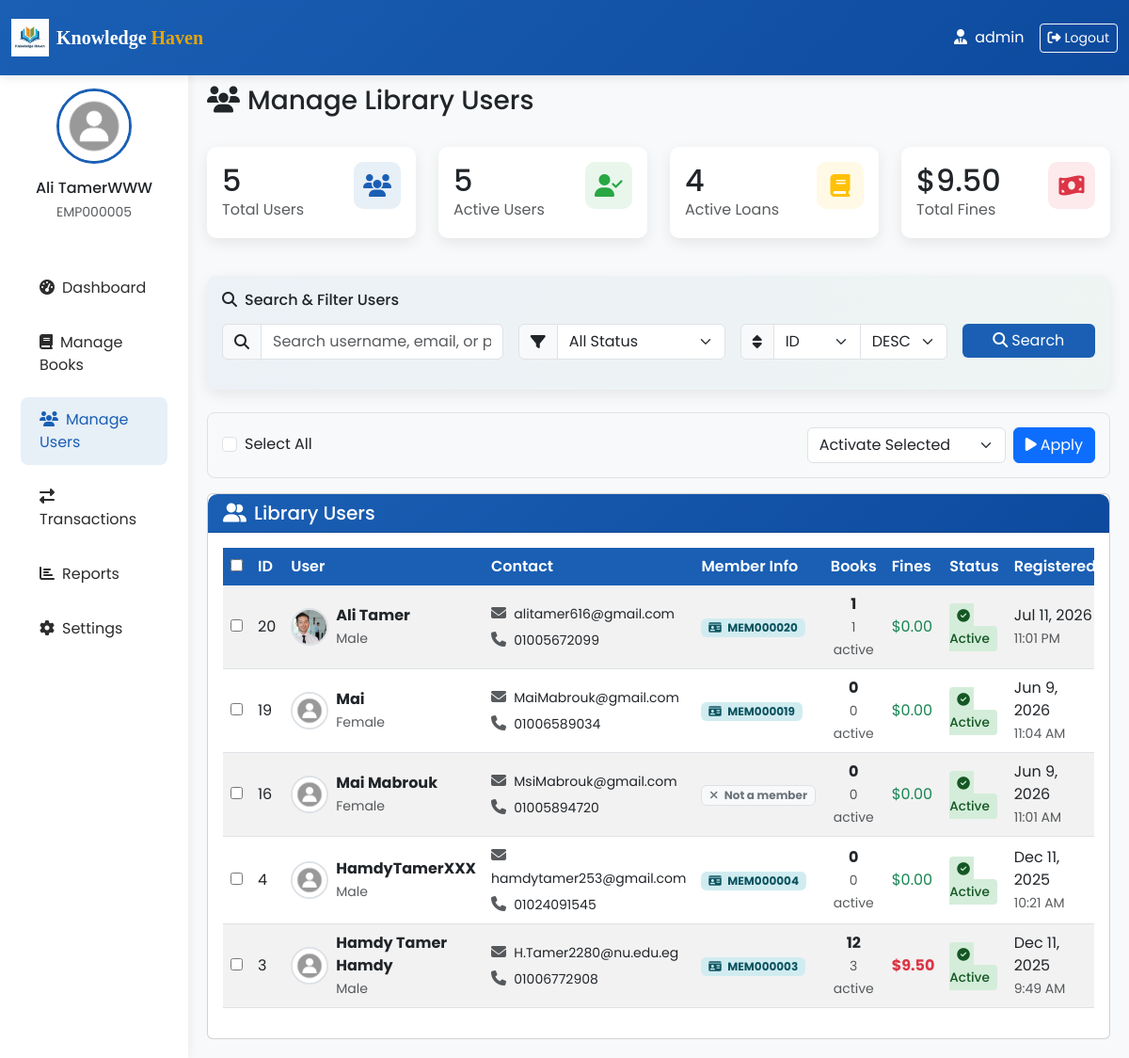
/admin/users/manage.php (signed in), run on the app's committed database.
### tables this page shows
CREATE TABLE `employees` (
  `employee_id` int(11) NOT NULL,
  `user_id` int(11) NOT NULL,
  `employee_code` varchar(20) NOT NULL,
  `position` enum('librarian','assistant_librarian','library_assistant','technician','manager','director','admin') NOT NULL,
  `hire_date` date NOT NULL,
  `salary` decimal(10,2) DEFAULT NULL,
  `employment_type` enum('full_time','part_time','contract') DEFAULT 'full_time',
  `is_currently_employed` tinyint(1) DEFAULT 1,
  `created_at` timestamp NOT NULL DEFAULT current_timestamp(),
  `updated_at` timestamp NOT NULL DEFAULT current_timestamp() ON UPDATE current_timestamp()
);

CREATE TABLE `users` (
  `user_id` int(11) NOT NULL,
  `username` varchar(50) NOT NULL,
  `email` varchar(100) NOT NULL,
  `password` varchar(255) NOT NULL,
  `gender` enum('Male','Female') DEFAULT NULL,
  `phone_number` varchar(15) DEFAULT NULL,
  `profile_image` varchar(255) DEFAULT 'images/user_image.jpg',
  `role` enum('user','employee') DEFAULT 'user',
  `registration_date` timestamp NOT NULL DEFAULT current_timestamp(),
  `is_active` tinyint(1) DEFAULT 1,
  `created_at` timestamp NOT NULL DEFAULT current_timestamp(),
  `updated_at` timestamp NOT NULL DEFAULT current_timestamp() ON UPDATE current_timestamp()
);

CREATE TABLE `members` (
  `member_id` int(11) NOT NULL,
  `user_id` int(11) NOT NULL,
  `member_code` varchar(20) NOT NULL,
  `total_books_borrowed` int(11) DEFAULT 0,
  `current_fines` decimal(10,2) DEFAULT 0.00,
  `created_at` timestamp NOT NULL DEFAULT current_timestamp(),
  `updated_at` timestamp NOT NULL DEFAULT current_timestamp() ON UPDATE current_timestamp()
);

### admin/users/manage.php (the view, shortened to what the rows shown need)
<?php
include "../../config.php";
$user_id = $_SESSION['user_id'];
$query = "SELECT u.*, e.* FROM users u
          JOIN employees e ON u.user_id = e.user_id
          WHERE u.user_id = ?";
$stmt = mysqli_prepare($conn, $query);
mysqli_stmt_bind_param($stmt, "i", $user_id);
mysqli_stmt_execute($stmt);
$result = mysqli_stmt_get_result($stmt);
$employee = mysqli_fetch_assoc($result);
$sort_by = isset($_GET['sort_by']) ? $_GET['sort_by'] : 'user_id';
$sort_order = isset($_GET['sort_order']) ? $_GET['sort_order'] : 'DESC';
$users_query = "SELECT u.*, m.member_id, m.member_code, m.total_books_borrowed, m.current_fines,
                (SELECT COUNT(*) FROM transactions t
                 JOIN members m2 ON t.member_id = m2.member_id
                 WHERE m2.user_id = u.user_id AND t.status = 'active') as active_loans
                FROM users u
                LEFT JOIN members m ON u.user_id = m.user_id
                WHERE role = 'user'";
$params = [];
$types = '';
$users_query .= " ORDER BY $sort_by $sort_order";
if (empty($params)) {
    $users_result = mysqli_query($conn, $users_query);
} else {
    $stmt = mysqli_prepare($conn, $users_query);
    mysqli_stmt_bind_param($stmt, $types, ...$params);
    mysqli_stmt_execute($stmt);
    $users_result = mysqli_stmt_get_result($stmt);
}
$total_users_query = "SELECT
    COUNT(*) as total_users,
    SUM(CASE WHEN is_active = 1 THEN 1 ELSE 0 END) as active_users,
    SUM(CASE WHEN is_active = 0 THEN 1 ELSE 0 END) as inactive_users,
    (SELECT COUNT(*) FROM transactions WHERE status = 'active') as total_active_loans,
    (SELECT SUM(current_fines) FROM members) as total_fines
    FROM users WHERE role = 'user'";
$total_stats_result = mysqli_query($conn, $total_users_query);
$total_stats = mysqli_fetch_assoc($total_stats_result);
?>
<!DOCTYPE html>
<html lang="en">
<head>
    <link href="https://cdn.jsdelivr.net/npm/bootstrap@5.3.0-alpha1/dist/css/bootstrap.min.css" rel="stylesheet">
    <link rel="stylesheet" href="https://cdnjs.cloudflare.com/ajax/libs/font-awesome/6.4.0/css/all.min.css">
</head>
<body>
    <nav class="navbar navbar-expand-lg navbar-dark navbar-custom fixed-top">
        <div class="container-fluid">
            <div class="collapse navbar-collapse" id="navbarNav">
                <div class="navbar-nav ms-auto align-items-center">
                    <span class="nav-item me-3 text-white d-none d-md-block">
                        <i class="fas fa-user-tie me-1"></i>
                        <?php echo htmlspecialchars($employee['position'] ?? 'Employee'); ?>
                    </span>
                    <a href="../../logout.php" class="btn btn-outline-light btn-sm">
                        <i class="fas fa-sign-out-alt me-1"></i>Logout
                    </a>
                </div>
            </div>
        </div>
    </nav>
    <div class="container-fluid" style="margin-top: 70px;">
        <div class="row">
            <div class="col-lg-2 col-md-3 sidebar">
                <div class="text-center py-4">
                    <img src="<?php echo htmlspecialchars($employee['profile_image'] ?? '../../assets/images/user_image.jpg'); ?>"
                         alt="Profile"
                         class="rounded-circle mb-3"
                         style="width: 80px; height: 80px; object-fit: cover; border: 3px solid var(--primary-color);"
                         onerror="this.src='../../assets/images/user_image.jpg'">
                    <h6 class="mb-1"><?php echo htmlspecialchars($employee['username'] ?? 'Employee'); ?></h6>
                    <p class="text-muted mb-3">
                        <small><?php echo htmlspecialchars($employee['employee_code'] ?? 'EMP000'); ?></small>
                    </p>
                </div>
            </div>
            <div class="col-lg-10 col-md-9 main-content">
                <div class="row mb-4">
                    <div class="col-xl-3 col-md-6 mb-3">
                        <div class="card stats-card">
                            <div class="card-body">
                                <div class="d-flex justify-content-between align-items-center">
                                    <div>
                                        <h2 class="mb-0"><?php echo number_format($total_stats['total_users']); ?></h2>
                                    </div>
                                </div>
                            </div>
                        </div>
                    </div>
                    <div class="col-xl-3 col-md-6 mb-3">
                        <div class="card stats-card">
                            <div class="card-body">
                                <div class="d-flex justify-content-between align-items-center">
                                    <div>
                                        <h2 class="mb-0"><?php echo number_format($total_stats['active_users']); ?></h2>
                                    </div>
                                </div>
                            </div>
                        </div>
                    </div>
                    <div class="col-xl-3 col-md-6 mb-3">
                        <div class="card stats-card">
                            <div class="card-body">
                                <div class="d-flex justify-content-between align-items-center">
                                    <div>
                                        <h2 class="mb-0"><?php echo number_format($total_stats['total_active_loans']); ?></h2>
                                    </div>
                                </div>
                            </div>
                        </div>
                    </div>
                    <div class="col-xl-3 col-md-6 mb-3">
                        <div class="card stats-card">
                            <div class="card-body">
                                <div class="d-flex justify-content-between align-items-center">
                                    <div>
                                        <h2 class="mb-0">$<?php echo number_format($total_stats['total_fines'], 2); ?></h2>
                                    </div>
                                </div>
                            </div>
                        </div>
                    </div>
                </div>
                <form method="POST" action="" id="bulkForm">
                    <div class="card">
                        <div class="card-body">
                            <?php
                            $total_users = mysqli_num_rows($users_result);
                            mysqli_data_seek($users_result, 0);
                            ?>
                            <div class="table-responsive">
                                <table class="table table-striped table-hover">
                                    <thead>
                                        <tr>
                                            <th class="checkbox-column">
                                                <input type="checkbox" id="selectAllTable">
                                            </th>
                                            <th>ID</th>
                                            <th>User</th>
                                            <th>Contact</th>
                                            <th>Member Info</th>
                                            <th>Books</th>
                                            <th>Fines</th>
                                            <th>Status</th>
                                            <th>Registered</th>
                                        </tr>
                                    </thead>
                                    <tbody>
                                        <?php if ($total_users > 0): ?>
                                            <?php while($user = mysqli_fetch_assoc($users_result)): ?>
                                                <tr>
                                                    <td>
                                                        <input type="checkbox" class="user-checkbox" name="selected_users[]" value="<?php echo $user['user_id']; ?>">
                                                    </td>
                                                    <td><?php echo $user['user_id']; ?></td>
                                                    <td>
                                                        <div class="d-flex align-items-center">
                                                            <img src="<?php echo htmlspecialchars($user['profile_image'] ?? '../../assets/images/user_image.jpg'); ?>"
                                                                 alt="Avatar"
                                                                 class="user-avatar me-2"
                                                                 onerror="this.src='../../assets/images/user_image.jpg'">
                                                            <div>
                                                                <strong><?php echo htmlspecialchars($user['username']); ?></strong>
                                                                <br>
                                                                <small class="text-muted"><?php echo htmlspecialchars($user['gender']); ?></small>
                                                            </div>
                                                        </div>
                                                    </td>
                                                    <td>
                                                        <div>
                                                            <i class="fas fa-envelope me-1 text-muted"></i>
                                                            <small><?php echo htmlspecialchars($user['email']); ?></small>
                                                        </div>
                                                        <div class="mt-1">
                                                            <i class="fas fa-phone me-1 text-muted"></i>
                                                            <small><?php echo htmlspecialchars($user['phone_number']); ?></small>
                                                        </div>
                                                    </td>
                                                    <td>
                                                        <?php if ($user['member_id']): ?>
                                                            <span class="badge badge-member">
                                                                <i class="fas fa-id-card me-1"></i>
                                                                <?php echo htmlspecialchars($user['member_code']); ?>
                                                            </span>
                                                        <?php else: ?>
                                                            <span class="badge badge-no-member">
                                                                <i class="fas fa-times me-1"></i>
                                                                Not a member
                                                            </span>
                                                        <?php endif; ?>
                                                    </td>
                                                    <td>
                                                        <div class="text-center">
                                                            <div class="fw-bold"><?php echo $user['total_books_borrowed'] ?? 0; ?></div>
                                                            <small class="text-muted">
                                                                <?php echo $user['active_loans'] ?? 0; ?> active
                                                            </small>
                                                        </div>
                                                    </td>
                                                    <td>
                                                        <?php if ($user['current_fines'] > 0): ?>
                                                            <span class="text-danger fw-bold">
                                                                $<?php echo number_format($user['current_fines'], 2); ?>
                                                            </span>
                                                        <?php else: ?>
                                                            <span class="text-success">$0.00</span>
                                                        <?php endif; ?>
                                                    </td>
                                                    <td>
                                                        <?php if ($user['is_active']): ?>
                                                            <span class="status-badge badge-active">
                                                                <i class="fas fa-check-circle me-1"></i>Active
                                                            </span>
                                                        <?php else: ?>
                                                            <span class="status-badge badge-inactive">
                                                                <i class="fas fa-times-circle me-1"></i>Inactive
                                                            </span>
                                                        <?php endif; ?>
                                                    </td>
                                                    <td>
                                                        <?php echo date('M j, Y', strtotime($user['registration_date'])); ?>
                                                        <br>
                                                        <small class="text-muted">
                                                            <?php echo date('g:i A', strtotime($user['registration_date'])); ?>
                                                        </small>
                                                    </td>
                                                </tr>
                                            <?php endwhile; ?>
                                        <?php endif; ?>
                                    </tbody>
                                </table>
                            </div>
                        </div>
                    </div>
                </form>
            </div>
        </div>
    </div>
</body>
</html>

### data on the page
employees: position "admin", user.profile_image (picture), user.username "Ali TamerWWW", employee_code "EMP000005"
members: user.user_id "20", user.profile_image (picture), user.username "Ali Tamer", user.gender "Male", user.email "alitamer616@gmail.com", user.phone_number "01005672099", member_code "MEM000020", total_books_borrowed "1", active_loans "1", current_fines "$0.00", user.registration_date "Jul 11, 2026", user.registration_date "11:01 PM"
members: user.user_id "19", user.profile_image (picture), user.username "Mai", user.gender "Female", user.email "MaiMabrouk@gmail.com", user.phone_number "01006589034", member_code "MEM000019", total_books_borrowed "0", active_loans "0", current_fines "$0.00", user.registration_date "Jun 9, 2026", user.registration_date "11:04 AM"
users: user_id "16", profile_image (picture), username "Mai Mabrouk", gender "Female", email "MsiMabrouk@gmail.com", phone_number "01005894720", shows "Not a member", total_books_borrowed "0", active_loans "0", shows "$0.00", is_active 1 (drawn), registration_date "Jun 9, 2026", registration_date "11:01 AM"
members: user.user_id "4", user.username "HamdyTamerXXX", user.gender "Male", user.email "hamdytamer253@gmail.com", user.phone_number "01024091545", member_code "MEM000004", total_books_borrowed "0", active_loans "0", current_fines "$0.00", user.registration_date "Dec 11, 2025", user.registration_date "10:21 AM"
members: user.user_id "3", user.username "Hamdy Tamer Hamdy", user.gender "Male", user.email "H.Tamer2280@nu.edu.eg", user.phone_number "01006772908", member_code "MEM000003", total_books_borrowed "12", active_loans "3", current_fines "9.50", user.registration_date "Dec 11, 2025", user.registration_date "9:49 AM"

### other printed values
$total_stats['total_users'] "5"
$total_stats['active_users'] "5"
$total_stats['total_active_loans'] "4"
$total_stats['total_fines'] "9.50"
